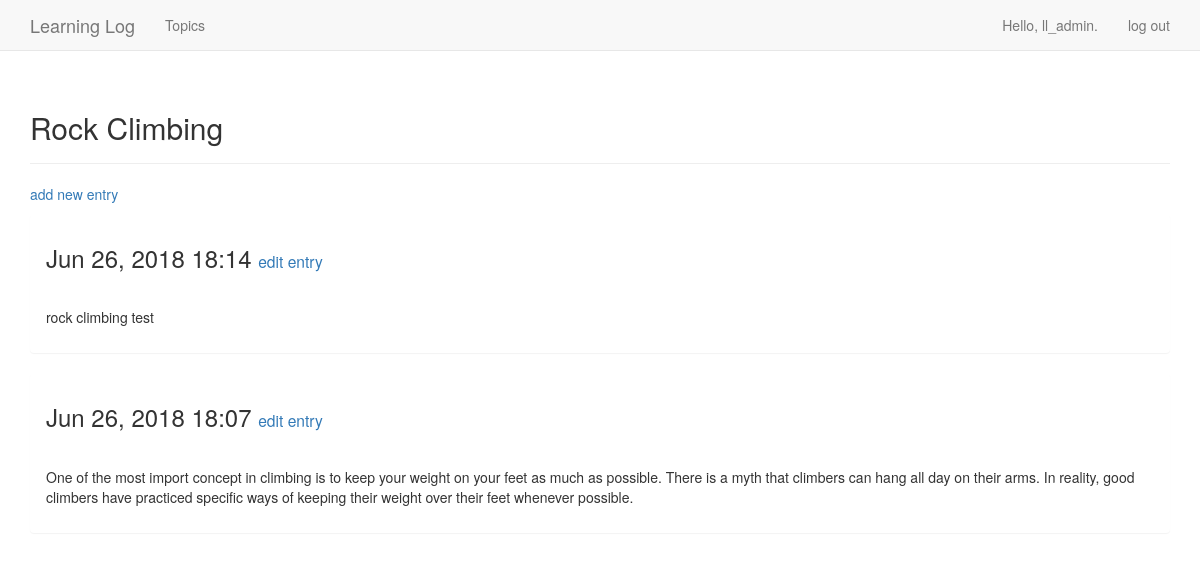
/learning_logs/topics/2/ (signed in), run on the app's committed database.
### learning_logs/models.py (models this page shows, shortened)
class Topic(models.Model) :
  text = models.CharField(max_length = 200)
  date_added = models.DateTimeField(auto_now_add = True)
  owner = models.ForeignKey(User, on_delete = models.CASCADE)
  def __str__(self) :
    return self.text

class Entry(models.Model) :
  topic = models.ForeignKey(Topic, on_delete = models.CASCADE)
  text = models.TextField()
  date_added = models.DateTimeField(auto_now_add = True)
  class Meta :
    verbose_name_plural = "entries"

### learning_logs/views.py (the view)
# urls.py: path('topics/<int:topic_id>/', views.topic, name = "topic"),
@login_required
def topic(request, topic_id) :
  topic = Topic.objects.get(id = topic_id)
  check_topic_owner(request, topic)
  entries = topic.entry_set.order_by('-date_added')
  context = {'topic': topic, 'entries': entries}
  return render(request, 'learning_logs/topic.html', context)

### learning_logs/views.py (called while the page is built)
@login_required
def check_topic_owner(request, topic) :
  if topic.owner!=request.user :
    raise Http404

### learning_logs/templates/learning_logs/topic.html
{% extends 'learning_logs/base.html' %}
{% block header %}
<h2>{{ topic }}</h2>
{% endblock header %}
{% block content %}
<p>
<a href = "{% url "learning_logs:new_entry" topic.id %}" >add new entry</a>
</p>
{% for entry in entries %}
<div class = "panel panel_default">
  <div class = "panel-heading">
    <h3>
      {{ entry.date_added|date:'M d, Y H:i' }}
      <small>
        <a href = "{% url 'learning_logs:edit_entry' entry.id %}">edit entry</a>
      </small>
    </h3>
  </div>
  <div class = "panel-body">
    {{ entry.text|linebreaks }}
  </div>
</div>
{% empty %}
There are no entries for this topic yet.
{% endfor %}
{% endblock content %}

### learning_logs/templates/learning_logs/base.html (shortened to what this page needs)
{% load bootstrap3 %}
<!DOCTYPE html>
<html lang='en'>
  <head>
    {% bootstrap_css %}
  </head>
  <body>
    <nav class = "navbar navbar-default navbar-static-top">
      <div class = "container">
        <div class = "navbar-header">
          <a class = "navbar-brand" href = "{% url 'learning_logs:index' %}">
            Learning Log</a>
        </div>
        <div id = "navbar" class = "navbar-collapse collapse">
          <ul class = "nav navbar-nav">
            <li><a href = "{% url 'learning_logs:topics' %}">Topics</a></li>
          </ul>
          <ul class = "nav navbar-nav navbar-right">
            {% if user.is_authenticated %}
              <li><a>Hello, {{ user.username }}.</a></li>
              <li><a href = "{% url 'users:logout' %}">log out</a></li>
            {% else %}
            <li><a href = "{% url 'users:register' %}" >register</a></li>
            <li><a href = "{% url 'users:login' %}">log in</a></li>
            {% endif %}
          </ul>
        </div>
      </div>
    </nav>
    <div class = "container">
      <div class = "page-header">
        {% block header %}{% endblock header %}
      </div>
      <div>
        {% block content %}{% endblock content %}
      </div>
    </div>
  </body>
</html>

### data on the page
Topic: text "Rock Climbing"
Entry: date_added "Jun 26, 2018 18:14", text "rock climbing test"
Entry: date_added "Jun 26, 2018 18:07", text "One of the most import concept in climbing is to keep your weight on your feet as much as possible. There is a myth that climbers can hang all day on their arms. In reality, good climbers have practiced specific ways of keeping their weight over their feet whenever possible."

### other printed values
{{ user.username }} "ll_admin"
